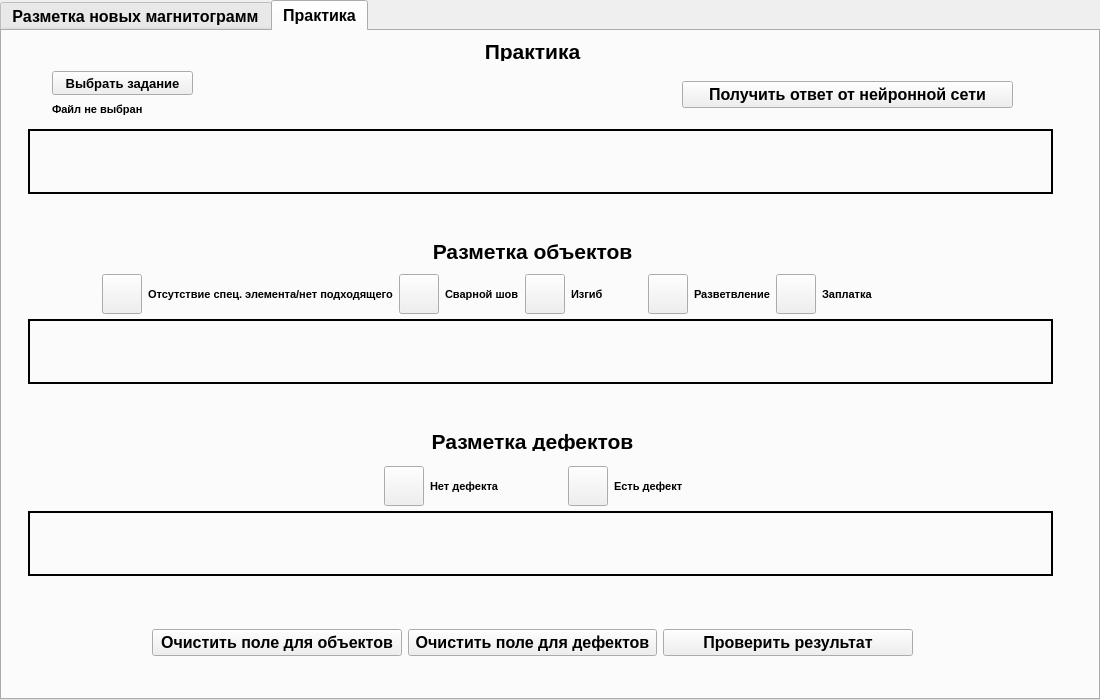
<?xml version="1.0" encoding="UTF-8"?>
<ui version="4.0">
 <class>MainWindow</class>
 <widget class="QMainWindow" name="MainWindow">
  <property name="geometry">
   <rect>
    <x>0</x>
    <y>0</y>
    <width>1100</width>
    <height>700</height>
   </rect>
  </property>
  <property name="minimumSize">
   <size>
    <width>1024</width>
    <height>700</height>
   </size>
  </property>
  <property name="maximumSize">
   <size>
    <width>1100</width>
    <height>700</height>
   </size>
  </property>
  <property name="windowTitle">
   <string>MainWindow</string>
  </property>
  <widget class="QWidget" name="centralwidget">
   <widget class="QTabWidget" name="tabWidget">
    <property name="enabled">
     <bool>true</bool>
    </property>
    <property name="geometry">
     <rect>
      <x>0</x>
      <y>0</y>
      <width>1100</width>
      <height>700</height>
     </rect>
    </property>
    <property name="minimumSize">
     <size>
      <width>800</width>
      <height>700</height>
     </size>
    </property>
    <property name="maximumSize">
     <size>
      <width>1100</width>
      <height>700</height>
     </size>
    </property>
    <property name="font">
     <font>
      <family>Arial</family>
      <pointsize>12</pointsize>
      <weight>75</weight>
      <bold>true</bold>
     </font>
    </property>
    <property name="currentIndex">
     <number>1</number>
    </property>
    <widget class="QWidget" name="tab">
     <attribute name="title">
      <string>Разметка новых магнитограмм</string>
     </attribute>
     <widget class="QLabel" name="label">
      <property name="geometry">
       <rect>
        <x>310</x>
        <y>10</y>
        <width>441</width>
        <height>20</height>
       </rect>
      </property>
      <property name="font">
       <font>
        <pointsize>16</pointsize>
       </font>
      </property>
      <property name="text">
       <string>Разметка новых магнитограмм</string>
      </property>
      <property name="alignment">
       <set>Qt::AlignCenter</set>
      </property>
     </widget>
     <widget class="QPushButton" name="pushButton_30">
      <property name="geometry">
       <rect>
        <x>50</x>
        <y>40</y>
        <width>131</width>
        <height>24</height>
       </rect>
      </property>
      <property name="font">
       <font>
        <family>Arial</family>
        <pointsize>10</pointsize>
        <weight>75</weight>
        <bold>true</bold>
       </font>
      </property>
      <property name="text">
       <string>Выбрать файл</string>
      </property>
     </widget>
     <widget class="QLabel" name="label_82">
      <property name="geometry">
       <rect>
        <x>50</x>
        <y>70</y>
        <width>211</width>
        <height>16</height>
       </rect>
      </property>
      <property name="font">
       <font>
        <family>Arial</family>
        <pointsize>8</pointsize>
        <weight>75</weight>
        <bold>true</bold>
       </font>
      </property>
      <property name="text">
       <string>Файл не выбран</string>
      </property>
     </widget>
     <widget class="QWidget" name="horizontalLayoutWidget">
      <property name="geometry">
       <rect>
        <x>100</x>
        <y>238</y>
        <width>791</width>
        <height>51</height>
       </rect>
      </property>
      <layout class="QHBoxLayout" name="horizontalLayout">
       <item>
        <widget class="QPushButton" name="colorButton_3">
         <property name="sizePolicy">
          <sizepolicy hsizetype="Fixed" vsizetype="Fixed">
           <horstretch>0</horstretch>
           <verstretch>0</verstretch>
          </sizepolicy>
         </property>
         <property name="minimumSize">
          <size>
           <width>20</width>
           <height>20</height>
          </size>
         </property>
         <property name="maximumSize">
          <size>
           <width>40</width>
           <height>40</height>
          </size>
         </property>
         <property name="styleSheet">
          <string notr="true"/>
         </property>
         <property name="text">
          <string/>
         </property>
        </widget>
       </item>
       <item>
        <widget class="QLabel" name="label_85">
         <property name="font">
          <font>
           <family>Arial</family>
           <pointsize>8</pointsize>
           <weight>75</weight>
           <bold>true</bold>
          </font>
         </property>
         <property name="text">
          <string>Отсутствие спец. элемента/нет подходящего</string>
         </property>
        </widget>
       </item>
       <item>
        <widget class="QPushButton" name="colorButton_2">
         <property name="sizePolicy">
          <sizepolicy hsizetype="Fixed" vsizetype="Fixed">
           <horstretch>0</horstretch>
           <verstretch>0</verstretch>
          </sizepolicy>
         </property>
         <property name="minimumSize">
          <size>
           <width>20</width>
           <height>20</height>
          </size>
         </property>
         <property name="maximumSize">
          <size>
           <width>40</width>
           <height>40</height>
          </size>
         </property>
         <property name="styleSheet">
          <string notr="true"/>
         </property>
         <property name="text">
          <string/>
         </property>
        </widget>
       </item>
       <item>
        <widget class="QLabel" name="label_84">
         <property name="font">
          <font>
           <family>Arial</family>
           <pointsize>8</pointsize>
           <weight>75</weight>
           <bold>true</bold>
          </font>
         </property>
         <property name="text">
          <string>Сварной шов</string>
         </property>
        </widget>
       </item>
       <item>
        <widget class="QPushButton" name="colorButton_1">
         <property name="sizePolicy">
          <sizepolicy hsizetype="Fixed" vsizetype="Fixed">
           <horstretch>0</horstretch>
           <verstretch>0</verstretch>
          </sizepolicy>
         </property>
         <property name="minimumSize">
          <size>
           <width>20</width>
           <height>20</height>
          </size>
         </property>
         <property name="maximumSize">
          <size>
           <width>40</width>
           <height>40</height>
          </size>
         </property>
         <property name="styleSheet">
          <string notr="true"/>
         </property>
         <property name="text">
          <string/>
         </property>
        </widget>
       </item>
       <item>
        <widget class="QLabel" name="label_83">
         <property name="font">
          <font>
           <family>Arial</family>
           <pointsize>8</pointsize>
           <weight>75</weight>
           <bold>true</bold>
          </font>
         </property>
         <property name="text">
          <string>Изгиб</string>
         </property>
        </widget>
       </item>
       <item>
        <widget class="QPushButton" name="colorButton_4">
         <property name="sizePolicy">
          <sizepolicy hsizetype="Fixed" vsizetype="Fixed">
           <horstretch>0</horstretch>
           <verstretch>0</verstretch>
          </sizepolicy>
         </property>
         <property name="minimumSize">
          <size>
           <width>20</width>
           <height>20</height>
          </size>
         </property>
         <property name="maximumSize">
          <size>
           <width>40</width>
           <height>40</height>
          </size>
         </property>
         <property name="styleSheet">
          <string notr="true"/>
         </property>
         <property name="text">
          <string/>
         </property>
        </widget>
       </item>
       <item>
        <widget class="QLabel" name="label_86">
         <property name="font">
          <font>
           <family>Arial</family>
           <pointsize>8</pointsize>
           <weight>75</weight>
           <bold>true</bold>
          </font>
         </property>
         <property name="text">
          <string>Разветвление</string>
         </property>
        </widget>
       </item>
       <item>
        <widget class="QPushButton" name="colorButton_5">
         <property name="sizePolicy">
          <sizepolicy hsizetype="Fixed" vsizetype="Fixed">
           <horstretch>0</horstretch>
           <verstretch>0</verstretch>
          </sizepolicy>
         </property>
         <property name="minimumSize">
          <size>
           <width>20</width>
           <height>20</height>
          </size>
         </property>
         <property name="maximumSize">
          <size>
           <width>40</width>
           <height>40</height>
          </size>
         </property>
         <property name="styleSheet">
          <string notr="true"/>
         </property>
         <property name="text">
          <string/>
         </property>
        </widget>
       </item>
       <item>
        <widget class="QLabel" name="label_87">
         <property name="font">
          <font>
           <family>Arial</family>
           <pointsize>8</pointsize>
           <weight>75</weight>
           <bold>true</bold>
          </font>
         </property>
         <property name="text">
          <string>Заплатка</string>
         </property>
        </widget>
       </item>
      </layout>
     </widget>
     <widget class="QWidget" name="horizontalLayoutWidget_2">
      <property name="geometry">
       <rect>
        <x>382</x>
        <y>430</y>
        <width>361</width>
        <height>51</height>
       </rect>
      </property>
      <layout class="QHBoxLayout" name="horizontalLayout_2">
       <item>
        <widget class="QPushButton" name="colorButton_6">
         <property name="sizePolicy">
          <sizepolicy hsizetype="Fixed" vsizetype="Fixed">
           <horstretch>0</horstretch>
           <verstretch>0</verstretch>
          </sizepolicy>
         </property>
         <property name="minimumSize">
          <size>
           <width>20</width>
           <height>20</height>
          </size>
         </property>
         <property name="maximumSize">
          <size>
           <width>40</width>
           <height>40</height>
          </size>
         </property>
         <property name="styleSheet">
          <string notr="true"/>
         </property>
         <property name="text">
          <string/>
         </property>
        </widget>
       </item>
       <item>
        <widget class="QLabel" name="label_88">
         <property name="font">
          <font>
           <family>Arial</family>
           <pointsize>8</pointsize>
           <weight>75</weight>
           <bold>true</bold>
          </font>
         </property>
         <property name="text">
          <string>Нет дефекта</string>
         </property>
        </widget>
       </item>
       <item>
        <widget class="QPushButton" name="colorButton_7">
         <property name="sizePolicy">
          <sizepolicy hsizetype="Fixed" vsizetype="Fixed">
           <horstretch>0</horstretch>
           <verstretch>0</verstretch>
          </sizepolicy>
         </property>
         <property name="minimumSize">
          <size>
           <width>20</width>
           <height>20</height>
          </size>
         </property>
         <property name="maximumSize">
          <size>
           <width>40</width>
           <height>40</height>
          </size>
         </property>
         <property name="styleSheet">
          <string notr="true"/>
         </property>
         <property name="text">
          <string/>
         </property>
        </widget>
       </item>
       <item>
        <widget class="QLabel" name="label_89">
         <property name="font">
          <font>
           <family>Arial</family>
           <pointsize>8</pointsize>
           <weight>75</weight>
           <bold>true</bold>
          </font>
         </property>
         <property name="text">
          <string>Есть дефект</string>
         </property>
        </widget>
       </item>
      </layout>
     </widget>
     <widget class="QWidget" name="horizontalLayoutWidget_3">
      <property name="geometry">
       <rect>
        <x>150</x>
        <y>576</y>
        <width>761</width>
        <height>71</height>
       </rect>
      </property>
      <layout class="QHBoxLayout" name="horizontalLayout_3">
       <property name="sizeConstraint">
        <enum>QLayout::SetDefaultConstraint</enum>
       </property>
       <item>
        <widget class="QPushButton" name="pushButton">
         <property name="maximumSize">
          <size>
           <width>16777215</width>
           <height>27</height>
          </size>
         </property>
         <property name="text">
          <string>Очистить поле для объектов</string>
         </property>
        </widget>
       </item>
       <item>
        <widget class="QPushButton" name="pushButton_2">
         <property name="text">
          <string>Очистить поле для дефектов</string>
         </property>
        </widget>
       </item>
       <item>
        <widget class="QPushButton" name="pushButton_3">
         <property name="text">
          <string>Сохранить изображения</string>
         </property>
        </widget>
       </item>
      </layout>
     </widget>
     <widget class="QLabel" name="label_3">
      <property name="geometry">
       <rect>
        <x>310</x>
        <y>210</y>
        <width>441</width>
        <height>20</height>
       </rect>
      </property>
      <property name="font">
       <font>
        <pointsize>16</pointsize>
       </font>
      </property>
      <property name="text">
       <string>Разметка объектов</string>
      </property>
      <property name="alignment">
       <set>Qt::AlignCenter</set>
      </property>
     </widget>
     <widget class="QLabel" name="label_4">
      <property name="geometry">
       <rect>
        <x>310</x>
        <y>400</y>
        <width>441</width>
        <height>20</height>
       </rect>
      </property>
      <property name="font">
       <font>
        <pointsize>16</pointsize>
       </font>
      </property>
      <property name="text">
       <string>Разметка дефектов</string>
      </property>
      <property name="alignment">
       <set>Qt::AlignCenter</set>
      </property>
     </widget>
     <widget class="QPushButton" name="pushButton_4">
      <property name="geometry">
       <rect>
        <x>680</x>
        <y>50</y>
        <width>331</width>
        <height>24</height>
       </rect>
      </property>
      <property name="text">
       <string>Получить ответ от нейронной сети</string>
      </property>
     </widget>
     <widget class="QLabel" name="canvas_3">
      <property name="geometry">
       <rect>
        <x>26</x>
        <y>480</y>
        <width>1025</width>
        <height>65</height>
       </rect>
      </property>
      <property name="sizePolicy">
       <sizepolicy hsizetype="MinimumExpanding" vsizetype="MinimumExpanding">
        <horstretch>0</horstretch>
        <verstretch>0</verstretch>
       </sizepolicy>
      </property>
      <property name="frameShape">
       <enum>QFrame::Box</enum>
      </property>
      <property name="lineWidth">
       <number>2</number>
      </property>
      <property name="text">
       <string/>
      </property>
     </widget>
     <widget class="QWidget" name="gridLayoutWidget_2">
      <property name="geometry">
       <rect>
        <x>26</x>
        <y>480</y>
        <width>1025</width>
        <height>65</height>
       </rect>
      </property>
      <layout class="QGridLayout" name="gridLayout_2"/>
     </widget>
     <widget class="QLabel" name="canvas_7">
      <property name="geometry">
       <rect>
        <x>26</x>
        <y>288</y>
        <width>1025</width>
        <height>65</height>
       </rect>
      </property>
      <property name="sizePolicy">
       <sizepolicy hsizetype="MinimumExpanding" vsizetype="MinimumExpanding">
        <horstretch>0</horstretch>
        <verstretch>0</verstretch>
       </sizepolicy>
      </property>
      <property name="frameShape">
       <enum>QFrame::Box</enum>
      </property>
      <property name="lineWidth">
       <number>2</number>
      </property>
      <property name="text">
       <string/>
      </property>
     </widget>
     <widget class="QWidget" name="gridLayoutWidget_4">
      <property name="geometry">
       <rect>
        <x>26</x>
        <y>288</y>
        <width>1025</width>
        <height>65</height>
       </rect>
      </property>
      <layout class="QGridLayout" name="gridLayout_4"/>
     </widget>
     <widget class="QLabel" name="canvas_8">
      <property name="geometry">
       <rect>
        <x>26</x>
        <y>98</y>
        <width>1025</width>
        <height>65</height>
       </rect>
      </property>
      <property name="sizePolicy">
       <sizepolicy hsizetype="MinimumExpanding" vsizetype="MinimumExpanding">
        <horstretch>0</horstretch>
        <verstretch>0</verstretch>
       </sizepolicy>
      </property>
      <property name="frameShape">
       <enum>QFrame::Box</enum>
      </property>
      <property name="lineWidth">
       <number>2</number>
      </property>
      <property name="text">
       <string/>
      </property>
     </widget>
     <widget class="QWidget" name="gridLayoutWidget_5">
      <property name="geometry">
       <rect>
        <x>26</x>
        <y>98</y>
        <width>1025</width>
        <height>65</height>
       </rect>
      </property>
      <layout class="QGridLayout" name="gridLayout_5"/>
     </widget>
    </widget>
    <widget class="QWidget" name="tab_2">
     <property name="enabled">
      <bool>true</bool>
     </property>
     <attribute name="title">
      <string>Практика</string>
     </attribute>
     <widget class="QLabel" name="label_2">
      <property name="geometry">
       <rect>
        <x>310</x>
        <y>10</y>
        <width>441</width>
        <height>20</height>
       </rect>
      </property>
      <property name="font">
       <font>
        <pointsize>16</pointsize>
       </font>
      </property>
      <property name="text">
       <string>Практика</string>
      </property>
      <property name="alignment">
       <set>Qt::AlignCenter</set>
      </property>
     </widget>
     <widget class="QPushButton" name="pushButton_31">
      <property name="geometry">
       <rect>
        <x>50</x>
        <y>40</y>
        <width>141</width>
        <height>24</height>
       </rect>
      </property>
      <property name="font">
       <font>
        <family>Arial</family>
        <pointsize>10</pointsize>
        <weight>75</weight>
        <bold>true</bold>
       </font>
      </property>
      <property name="text">
       <string>Выбрать задание</string>
      </property>
     </widget>
     <widget class="QLabel" name="label_90">
      <property name="geometry">
       <rect>
        <x>50</x>
        <y>70</y>
        <width>211</width>
        <height>16</height>
       </rect>
      </property>
      <property name="font">
       <font>
        <family>Arial</family>
        <pointsize>8</pointsize>
        <weight>75</weight>
        <bold>true</bold>
       </font>
      </property>
      <property name="text">
       <string>Файл не выбран</string>
      </property>
     </widget>
     <widget class="QLabel" name="canvas_4">
      <property name="geometry">
       <rect>
        <x>26</x>
        <y>288</y>
        <width>1025</width>
        <height>65</height>
       </rect>
      </property>
      <property name="sizePolicy">
       <sizepolicy hsizetype="MinimumExpanding" vsizetype="MinimumExpanding">
        <horstretch>0</horstretch>
        <verstretch>0</verstretch>
       </sizepolicy>
      </property>
      <property name="frameShape">
       <enum>QFrame::Box</enum>
      </property>
      <property name="lineWidth">
       <number>2</number>
      </property>
      <property name="text">
       <string/>
      </property>
     </widget>
     <widget class="QLabel" name="label_5">
      <property name="geometry">
       <rect>
        <x>310</x>
        <y>210</y>
        <width>441</width>
        <height>20</height>
       </rect>
      </property>
      <property name="font">
       <font>
        <pointsize>16</pointsize>
       </font>
      </property>
      <property name="text">
       <string>Разметка объектов</string>
      </property>
      <property name="alignment">
       <set>Qt::AlignCenter</set>
      </property>
     </widget>
     <widget class="QWidget" name="horizontalLayoutWidget_4">
      <property name="geometry">
       <rect>
        <x>150</x>
        <y>576</y>
        <width>761</width>
        <height>71</height>
       </rect>
      </property>
      <layout class="QHBoxLayout" name="horizontalLayout_7">
       <property name="sizeConstraint">
        <enum>QLayout::SetDefaultConstraint</enum>
       </property>
       <item>
        <widget class="QPushButton" name="pushButton_8">
         <property name="maximumSize">
          <size>
           <width>16777215</width>
           <height>27</height>
          </size>
         </property>
         <property name="text">
          <string>Очистить поле для объектов</string>
         </property>
        </widget>
       </item>
       <item>
        <widget class="QPushButton" name="pushButton_9">
         <property name="text">
          <string>Очистить поле для дефектов</string>
         </property>
        </widget>
       </item>
       <item>
        <widget class="QPushButton" name="pushButton_10">
         <property name="text">
          <string>Проверить результат</string>
         </property>
        </widget>
       </item>
      </layout>
     </widget>
     <widget class="QLabel" name="canvas_5">
      <property name="geometry">
       <rect>
        <x>26</x>
        <y>480</y>
        <width>1025</width>
        <height>65</height>
       </rect>
      </property>
      <property name="sizePolicy">
       <sizepolicy hsizetype="MinimumExpanding" vsizetype="MinimumExpanding">
        <horstretch>0</horstretch>
        <verstretch>0</verstretch>
       </sizepolicy>
      </property>
      <property name="frameShape">
       <enum>QFrame::Box</enum>
      </property>
      <property name="lineWidth">
       <number>2</number>
      </property>
      <property name="text">
       <string/>
      </property>
     </widget>
     <widget class="QPushButton" name="pushButton_11">
      <property name="geometry">
       <rect>
        <x>680</x>
        <y>50</y>
        <width>331</width>
        <height>27</height>
       </rect>
      </property>
      <property name="text">
       <string>Получить ответ от нейронной сети</string>
      </property>
     </widget>
     <widget class="QLabel" name="canvas_6">
      <property name="geometry">
       <rect>
        <x>26</x>
        <y>98</y>
        <width>1025</width>
        <height>65</height>
       </rect>
      </property>
      <property name="sizePolicy">
       <sizepolicy hsizetype="MinimumExpanding" vsizetype="MinimumExpanding">
        <horstretch>0</horstretch>
        <verstretch>0</verstretch>
       </sizepolicy>
      </property>
      <property name="frameShape">
       <enum>QFrame::Box</enum>
      </property>
      <property name="lineWidth">
       <number>2</number>
      </property>
      <property name="text">
       <string/>
      </property>
     </widget>
     <widget class="QLabel" name="label_6">
      <property name="geometry">
       <rect>
        <x>310</x>
        <y>400</y>
        <width>441</width>
        <height>20</height>
       </rect>
      </property>
      <property name="font">
       <font>
        <pointsize>16</pointsize>
       </font>
      </property>
      <property name="text">
       <string>Разметка дефектов</string>
      </property>
      <property name="alignment">
       <set>Qt::AlignCenter</set>
      </property>
     </widget>
     <widget class="QWidget" name="horizontalLayoutWidget_7">
      <property name="geometry">
       <rect>
        <x>100</x>
        <y>238</y>
        <width>791</width>
        <height>51</height>
       </rect>
      </property>
      <layout class="QHBoxLayout" name="horizontalLayout_4">
       <item>
        <widget class="QPushButton" name="colorButton_8">
         <property name="sizePolicy">
          <sizepolicy hsizetype="Fixed" vsizetype="Fixed">
           <horstretch>0</horstretch>
           <verstretch>0</verstretch>
          </sizepolicy>
         </property>
         <property name="minimumSize">
          <size>
           <width>20</width>
           <height>20</height>
          </size>
         </property>
         <property name="maximumSize">
          <size>
           <width>40</width>
           <height>40</height>
          </size>
         </property>
         <property name="styleSheet">
          <string notr="true"/>
         </property>
         <property name="text">
          <string/>
         </property>
        </widget>
       </item>
       <item>
        <widget class="QLabel" name="label_91">
         <property name="font">
          <font>
           <family>Arial</family>
           <pointsize>8</pointsize>
           <weight>75</weight>
           <bold>true</bold>
          </font>
         </property>
         <property name="text">
          <string>Отсутствие спец. элемента/нет подходящего</string>
         </property>
        </widget>
       </item>
       <item>
        <widget class="QPushButton" name="colorButton_9">
         <property name="sizePolicy">
          <sizepolicy hsizetype="Fixed" vsizetype="Fixed">
           <horstretch>0</horstretch>
           <verstretch>0</verstretch>
          </sizepolicy>
         </property>
         <property name="minimumSize">
          <size>
           <width>20</width>
           <height>20</height>
          </size>
         </property>
         <property name="maximumSize">
          <size>
           <width>40</width>
           <height>40</height>
          </size>
         </property>
         <property name="styleSheet">
          <string notr="true"/>
         </property>
         <property name="text">
          <string/>
         </property>
        </widget>
       </item>
       <item>
        <widget class="QLabel" name="label_92">
         <property name="font">
          <font>
           <family>Arial</family>
           <pointsize>8</pointsize>
           <weight>75</weight>
           <bold>true</bold>
          </font>
         </property>
         <property name="text">
          <string>Сварной шов</string>
         </property>
        </widget>
       </item>
       <item>
        <widget class="QPushButton" name="colorButton_10">
         <property name="sizePolicy">
          <sizepolicy hsizetype="Fixed" vsizetype="Fixed">
           <horstretch>0</horstretch>
           <verstretch>0</verstretch>
          </sizepolicy>
         </property>
         <property name="minimumSize">
          <size>
           <width>20</width>
           <height>20</height>
          </size>
         </property>
         <property name="maximumSize">
          <size>
           <width>40</width>
           <height>40</height>
          </size>
         </property>
         <property name="styleSheet">
          <string notr="true"/>
         </property>
         <property name="text">
          <string/>
         </property>
        </widget>
       </item>
       <item>
        <widget class="QLabel" name="label_93">
         <property name="font">
          <font>
           <family>Arial</family>
           <pointsize>8</pointsize>
           <weight>75</weight>
           <bold>true</bold>
          </font>
         </property>
         <property name="text">
          <string>Изгиб</string>
         </property>
        </widget>
       </item>
       <item>
        <widget class="QPushButton" name="colorButton_11">
         <property name="sizePolicy">
          <sizepolicy hsizetype="Fixed" vsizetype="Fixed">
           <horstretch>0</horstretch>
           <verstretch>0</verstretch>
          </sizepolicy>
         </property>
         <property name="minimumSize">
          <size>
           <width>20</width>
           <height>20</height>
          </size>
         </property>
         <property name="maximumSize">
          <size>
           <width>40</width>
           <height>40</height>
          </size>
         </property>
         <property name="styleSheet">
          <string notr="true"/>
         </property>
         <property name="text">
          <string/>
         </property>
        </widget>
       </item>
       <item>
        <widget class="QLabel" name="label_94">
         <property name="font">
          <font>
           <family>Arial</family>
           <pointsize>8</pointsize>
           <weight>75</weight>
           <bold>true</bold>
          </font>
         </property>
         <property name="text">
          <string>Разветвление</string>
         </property>
        </widget>
       </item>
       <item>
        <widget class="QPushButton" name="colorButton_12">
         <property name="sizePolicy">
          <sizepolicy hsizetype="Fixed" vsizetype="Fixed">
           <horstretch>0</horstretch>
           <verstretch>0</verstretch>
          </sizepolicy>
         </property>
         <property name="minimumSize">
          <size>
           <width>20</width>
           <height>20</height>
          </size>
         </property>
         <property name="maximumSize">
          <size>
           <width>40</width>
           <height>40</height>
          </size>
         </property>
         <property name="styleSheet">
          <string notr="true"/>
         </property>
         <property name="text">
          <string/>
         </property>
        </widget>
       </item>
       <item>
        <widget class="QLabel" name="label_95">
         <property name="font">
          <font>
           <family>Arial</family>
           <pointsize>8</pointsize>
           <weight>75</weight>
           <bold>true</bold>
          </font>
         </property>
         <property name="text">
          <string>Заплатка</string>
         </property>
        </widget>
       </item>
      </layout>
     </widget>
     <widget class="QWidget" name="horizontalLayoutWidget_5">
      <property name="geometry">
       <rect>
        <x>382</x>
        <y>430</y>
        <width>361</width>
        <height>51</height>
       </rect>
      </property>
      <layout class="QHBoxLayout" name="horizontalLayout_5">
       <item>
        <widget class="QPushButton" name="colorButton_13">
         <property name="sizePolicy">
          <sizepolicy hsizetype="Fixed" vsizetype="Fixed">
           <horstretch>0</horstretch>
           <verstretch>0</verstretch>
          </sizepolicy>
         </property>
         <property name="minimumSize">
          <size>
           <width>20</width>
           <height>20</height>
          </size>
         </property>
         <property name="maximumSize">
          <size>
           <width>40</width>
           <height>40</height>
          </size>
         </property>
         <property name="styleSheet">
          <string notr="true"/>
         </property>
         <property name="text">
          <string/>
         </property>
        </widget>
       </item>
       <item>
        <widget class="QLabel" name="label_96">
         <property name="font">
          <font>
           <family>Arial</family>
           <pointsize>8</pointsize>
           <weight>75</weight>
           <bold>true</bold>
          </font>
         </property>
         <property name="text">
          <string>Нет дефекта</string>
         </property>
        </widget>
       </item>
       <item>
        <widget class="QPushButton" name="colorButton_14">
         <property name="sizePolicy">
          <sizepolicy hsizetype="Fixed" vsizetype="Fixed">
           <horstretch>0</horstretch>
           <verstretch>0</verstretch>
          </sizepolicy>
         </property>
         <property name="minimumSize">
          <size>
           <width>20</width>
           <height>20</height>
          </size>
         </property>
         <property name="maximumSize">
          <size>
           <width>40</width>
           <height>40</height>
          </size>
         </property>
         <property name="styleSheet">
          <string notr="true"/>
         </property>
         <property name="text">
          <string/>
         </property>
        </widget>
       </item>
       <item>
        <widget class="QLabel" name="label_97">
         <property name="font">
          <font>
           <family>Arial</family>
           <pointsize>8</pointsize>
           <weight>75</weight>
           <bold>true</bold>
          </font>
         </property>
         <property name="text">
          <string>Есть дефект</string>
         </property>
        </widget>
       </item>
      </layout>
     </widget>
     <widget class="QWidget" name="gridLayoutWidget_6">
      <property name="geometry">
       <rect>
        <x>26</x>
        <y>98</y>
        <width>1025</width>
        <height>65</height>
       </rect>
      </property>
      <layout class="QGridLayout" name="gridLayout_7"/>
     </widget>
     <widget class="QWidget" name="gridLayoutWidget_7">
      <property name="geometry">
       <rect>
        <x>26</x>
        <y>288</y>
        <width>1025</width>
        <height>65</height>
       </rect>
      </property>
      <layout class="QGridLayout" name="gridLayout_8"/>
     </widget>
     <widget class="QWidget" name="gridLayoutWidget_3">
      <property name="geometry">
       <rect>
        <x>26</x>
        <y>480</y>
        <width>1025</width>
        <height>65</height>
       </rect>
      </property>
      <layout class="QGridLayout" name="gridLayout_3"/>
     </widget>
    </widget>
   </widget>
  </widget>
 </widget>
 <resources/>
 <connections/>
</ui>
